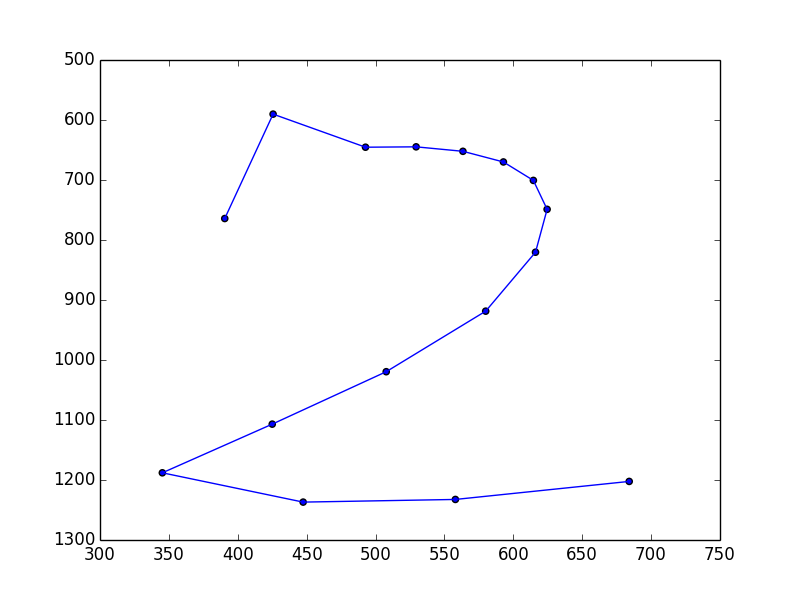

Generate this figure with Python:
# -*- coding: utf-8 -*-
from numpy import *
from matplotlib.pyplot import *
from scipy.misc import logsumexp
from matplotlib.patches import Ellipse
import re
import time

#=== データの準備 ===
# UJI/ に
# http://archive.ics.uci.edu/ml/datasets/UJI+Pen+Characters
# からダウンロードしたファイルを置く

def read_traj_data(person, char):
    # 一人あたり2データ
    traj = [[], []]
    f = open('UJI/UJIpenchars-w%02d' % person)
    # .SEGMENT CHARACTER ... という行を見つける
    pat = re.compile('.SEGMENT CHARACTER[^?]*\? "%s"' % char)
    cnt = 0
    while True:
        line = f.readline()
        if not line: break
        result = pat.search(line)
        if result:
            f.readline()
            f.readline()
            f.readline()
            while True:
                line = f.readline().strip()
                if line == '.PEN_UP':
                    break
                traj[cnt].append( map(float, line.split()) )
            traj[cnt] = array(traj[cnt])
            cnt += 1
    f.close()
    return traj

# 11人分の'2'の手書きデータを読み出す
data = []
for person in range(1, 11+1):
    data += read_traj_data(person, '2')

#=== 学習 ===
#== 隠れ状態数 ==
K = 16

#== 遷移行列 ==
# 単純な left-to-right HMM
# 初期状態は常に0
# transition matrix は
# A[k, k] と A[k, k+1] 以外は0
# 初期化は A[k, k] = 1/2, A[k, k+1] = 1/2 とする.
# 但し，最終状態から次への遷移はないので A[K-1, K-1] = 1

init = zeros(K)
init[0] = 1

A = zeros((K, K))
for k in range(K-1):
    A[k, k] = 0.5
    A[k, k+1] = 0.5
A[K-1, K-1] = 1

#== emission分布のパラメータ ==
mu = random.uniform(0, 1000, (K, 2))
sigma = 300

for it in range(10000):
    # E step
    print it

    # 各系列毎に以下のパラメータを計算
    gamma = []
    sum_xi = zeros((K, K)) # xiは和を取ってしまう

    # 各データ毎にforward-backward algorithm
    for x in data:
        N = len(x)

        #== forward-backward algorithm ==
        # emissionをあらかじめ計算
        em = exp(-0.5*sum(((x.reshape(-1, 1, 2) - mu.reshape(1, -1, 2)))**2, axis=2)/sigma**2)
        em /= 2*pi*sigma**2

        # Scaling factor
        C = zeros(N)

        alpha = zeros((N, K))
        alpha[0] = em[0] * init
        C[0] = alpha[0].sum()
        alpha[0] /= C[0]
        for i in xrange(1, N):
            alpha[i] = em[i]*alpha[i-1].dot(A)
            C[i] = alpha[i].sum()
            alpha[i] /= C[i]

        beta = zeros((N, K))
        beta[N-1] = 1
        for i in reversed(xrange(N-1)):
            beta[i] = A.dot(beta[i+1]*em[i+1])/C[i+1]

        # gamma(i), sum_i xi(i)の計算
        gamma.append( alpha*beta )
        sum_xi += alpha[:-1].T.dot(c_[C[1:]]*beta[1:]*em[1:])*A

    # M step
    # A の更新
    new_A = sum_xi / c_[sum_xi.sum(1)]

    # muの更新
    new_mu = zeros((K, 2))
    sum_gamma = zeros(K)
    for i, x in enumerate(data):
        sum_gamma += gamma[i].sum(0)
        new_mu += gamma[i].T.dot(x)
    new_mu /= c_[sum_gamma]

    if linalg.norm(new_mu - mu) < 1.0e-10 * linalg.norm(mu):
        break

    A = new_A
    mu = new_mu

clf()
gca().invert_yaxis()
scatter(mu[:, 0], mu[:, 1])
plot(mu[:, 0], mu[:, 1])
show()
